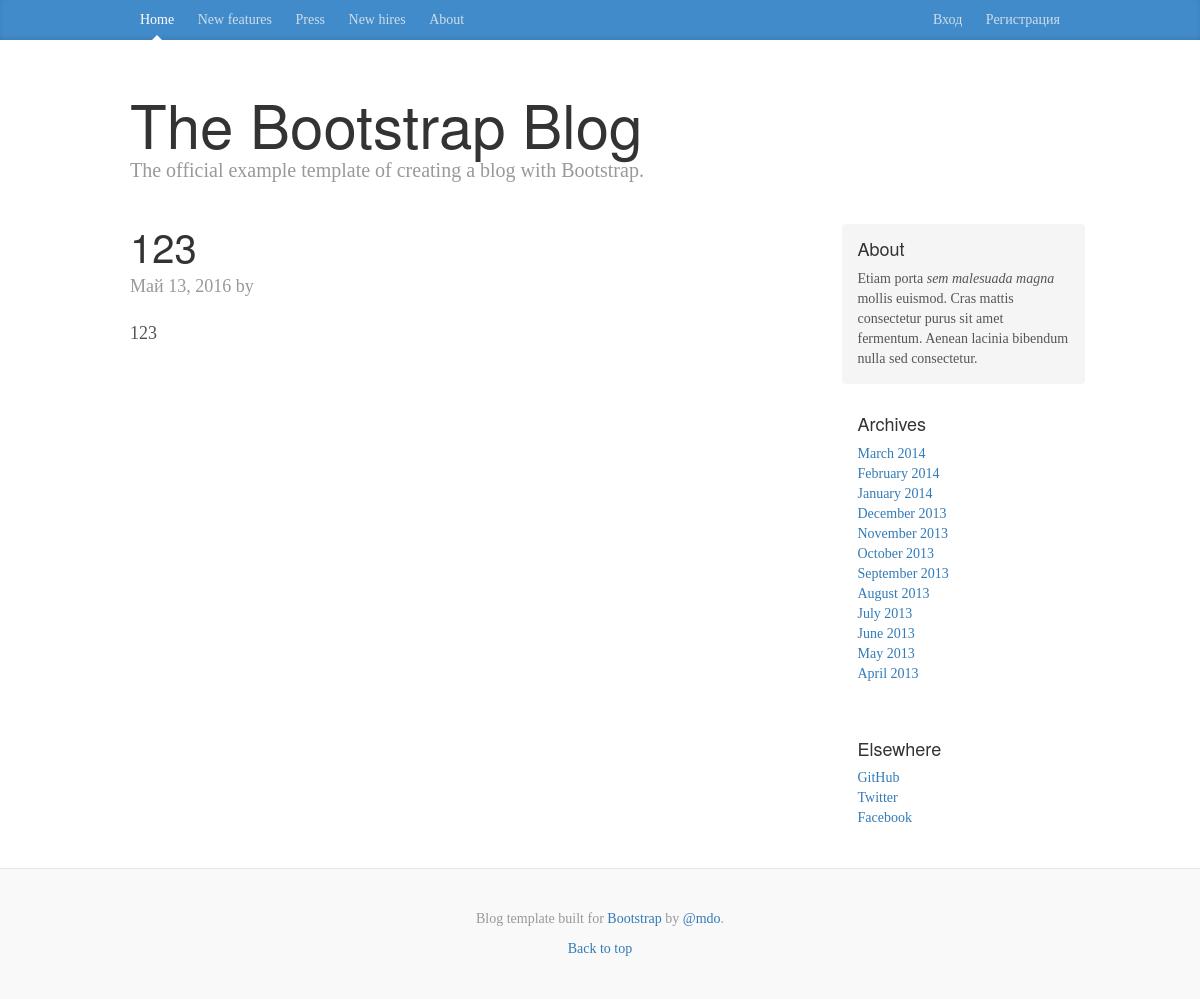
Page /post/2-123/ on the committed database.
### website/models.py (models this page shows, shortened)
class Post(models.Model):
    slug = models.SlugField(blank=True, unique=True)
    title = models.TextField()
    pub_date = models.DateField(default=timezone.now)
    short_desc = models.TextField()
    description = models.TextField()
    objects = models.Manager()
    custom_objects = CustomManager()

### website/views/views_public.py (the view)
# urls.py: url(r'^post/(?P<slug>[-\w]+)/$', views.post_view, name='post'),
def post_view(request, slug):
    post = get_object_or_404(Post, slug=slug)
    return render(request, 'website/post.html', {'post':post})

### website/templates/website/post.html (shortened to what this page needs)
{% extends 'website/common/layout.html' %}
{% block post_content %}
<div class="blog-post">
            <h2 class="blog-post-title">{{post.title}}</h2>
            <p class="blog-post-meta">{{post.pub_date}} by <a href="#">{{post.user}}</a></p>
            {{post.description|safe}}
          </div>
{% endblock %}

### website/static/css/blog.css (style rules this page uses)
body { font-family: Georgia, "Times New Roman", Times, serif; color: #555; }
h1, .h1, h2, .h2, h3, .h3, h4, .h4, h5, .h5, h6, .h6 { margin-top: 0; font-family: "Helvetica Neue", Helvetica, Arial, sans-serif; font-weight: normal; color: #333; }
.blog-post { margin-bottom: 60px; }
.blog-post-title { margin-bottom: 5px; font-size: 40px; }
.blog-post-meta { margin-bottom: 20px; color: #999; }

### rows in the picture
Post: title "123", pub_date "Май 13, 2016", description "123"
